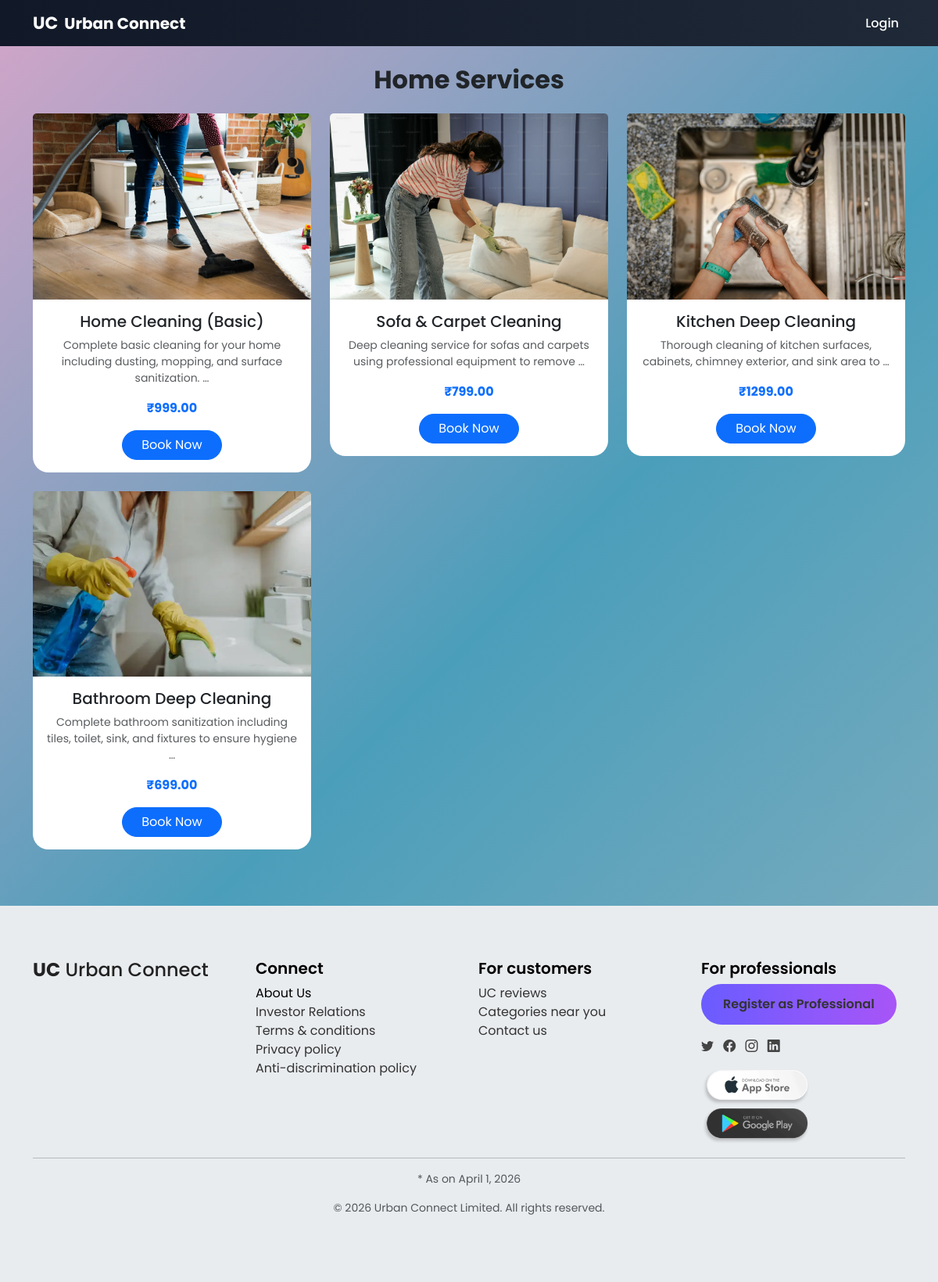
The page /category/home-services/ on the database its author committed.
### services/models.py (models this page shows, shortened)
class Category(models.Model):
    name = models.CharField(max_length=100)
    slug = models.SlugField(unique=True, blank=True)
    image = models.ImageField(upload_to='category_images/', null=True, blank=True)  # 👈 ADD THIS

class Service(models.Model):
    category = models.ForeignKey(Category, on_delete=models.CASCADE, null=True)
    title = models.CharField(max_length=100)
    description = models.TextField()
    price = models.DecimalField(max_digits=8, decimal_places=2)
    image = models.ImageField(upload_to='services/', null=True, blank=True)

### services/views.py (the view)
# urls.py: path('category/<slug:slug>/', views.services_by_category, name='services_by_category'),
def services_by_category(request, slug):
    category = get_object_or_404(Category, slug=slug)
    services = Service.objects.filter(category=category)
    return render(request, 'services/services_by_category.html', {
        'category': category,
        'services': services
    })

### services/templates/services/services_by_category.html
{% extends 'services/base.html' %}
{% load static %}
{% block content %}
<div class="container mt-4">
    <h2 class="text-center fw-bold mb-4">
        {{ category.name }}
    </h2>
    <div class="row">
        {% for service in services %}
        <div class="col-md-4">
            <div class="card service-card mb-4">
                {% if service.image %}
                    <img src="{{ service.image.url }}" class="card-img-top">
                {% else %}
                    <img src="{% static 'images/default.jpg' %}" class="card-img-top">
                {% endif %}
                <div class="card-body text-center">
                    <h5>{{ service.title }}</h5>
                    <p class="text-muted small">
                        {{ service.description|truncatewords:12 }}
                    </p>
                    <p class="fw-bold text-primary">₹{{ service.price }}</p>
                    <a href="{% url 'book_service' service.id %}"
                       class="btn btn-primary rounded-pill px-4">
                        Book Now
                    </a>
                </div>
            </div>
        </div>
        {% empty %}
            <p class="text-center text-muted">No services available 😢</p>
        {% endfor %}
    </div>
</div>
{% endblock %}

### services/templates/services/base.html (style rules this page uses)
body { font-family: 'Poppins', sans-serif; background: linear-gradient(135deg, #d3a5c9, #4b9eba, #8bb0c0); }
.card { border: none; border-radius: 20px; transition: 0.3s; }

### rows shown on the page
Category: name "Home Services"
Service: image (picture), title "Home Cleaning (Basic)", description "Complete basic cleaning for your home including dusting, mopping, and surface sanitization. …", price "999.00"
Service: image (picture), title "Sofa & Carpet Cleaning", description "Deep cleaning service for sofas and carpets using professional equipment to remove …", price "799.00"
Service: image (picture), title "Kitchen Deep Cleaning", description "Thorough cleaning of kitchen surfaces, cabinets, chimney exterior, and sink area to …", price "1299.00"
Service: image (picture), title "Bathroom Deep Cleaning", description "Complete bathroom sanitization including tiles, toilet, sink, and fixtures to ensure hygiene …", price "699.00"
